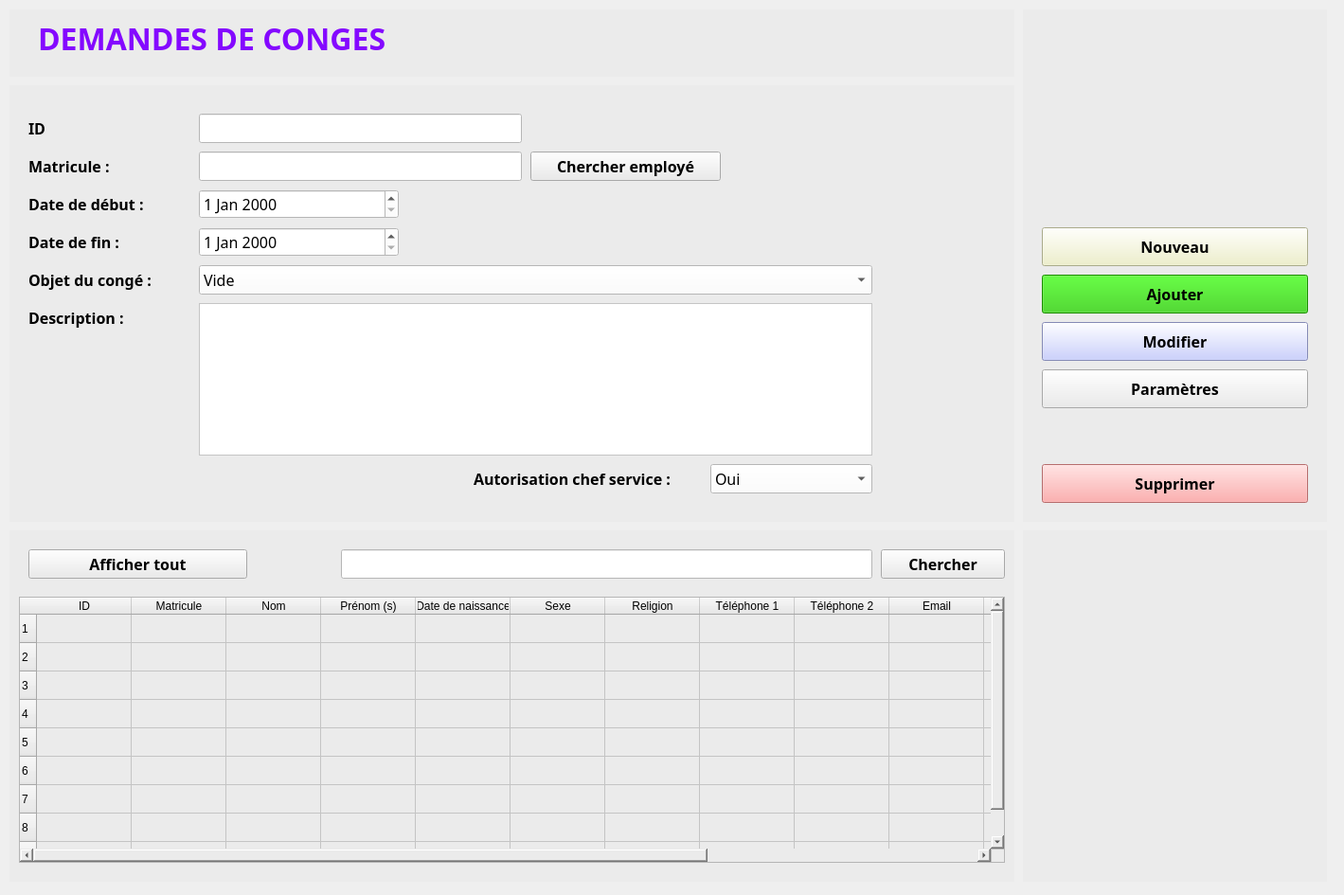
<?xml version="1.0" encoding="UTF-8"?>
<ui version="4.0">
 <class>MenuDemandeConge</class>
 <widget class="QWidget" name="MenuDemandeConge">
  <property name="geometry">
   <rect>
    <x>0</x>
    <y>0</y>
    <width>1419</width>
    <height>945</height>
   </rect>
  </property>
  <property name="windowTitle">
   <string>Form</string>
  </property>
  <widget class="QFrame" name="frame_top">
   <property name="geometry">
    <rect>
     <x>10</x>
     <y>10</y>
     <width>1061</width>
     <height>71</height>
    </rect>
   </property>
   <property name="font">
    <font>
     <family>Corbel</family>
     <pointsize>24</pointsize>
     <weight>75</weight>
     <bold>true</bold>
    </font>
   </property>
   <property name="styleSheet">
    <string notr="true">background-color: rgb(235, 235, 235);</string>
   </property>
   <property name="frameShape">
    <enum>QFrame::NoFrame</enum>
   </property>
   <widget class="QLabel" name="label">
    <property name="geometry">
     <rect>
      <x>30</x>
      <y>10</y>
      <width>751</width>
      <height>41</height>
     </rect>
    </property>
    <property name="font">
     <font>
      <family>Corbel</family>
      <pointsize>24</pointsize>
      <weight>75</weight>
      <bold>true</bold>
     </font>
    </property>
    <property name="focusPolicy">
     <enum>Qt::NoFocus</enum>
    </property>
    <property name="styleSheet">
     <string notr="true">color: rgb(132, 8, 255);</string>
    </property>
    <property name="text">
     <string>DEMANDES DE CONGES</string>
    </property>
   </widget>
  </widget>
  <widget class="QFrame" name="frame_body">
   <property name="geometry">
    <rect>
     <x>10</x>
     <y>90</y>
     <width>1061</width>
     <height>461</height>
    </rect>
   </property>
   <property name="font">
    <font>
     <family>Corbel</family>
     <pointsize>12</pointsize>
     <weight>75</weight>
     <bold>true</bold>
    </font>
   </property>
   <property name="styleSheet">
    <string notr="true">background-color: rgb(235, 235, 235);</string>
   </property>
   <property name="frameShape">
    <enum>QFrame::NoFrame</enum>
   </property>
   <widget class="QLabel" name="label_2">
    <property name="geometry">
     <rect>
      <x>20</x>
      <y>190</y>
      <width>141</width>
      <height>31</height>
     </rect>
    </property>
    <property name="font">
     <font>
      <family>Corbel</family>
      <pointsize>12</pointsize>
      <weight>75</weight>
      <bold>true</bold>
     </font>
    </property>
    <property name="text">
     <string>Objet du congé :</string>
    </property>
   </widget>
   <widget class="QLabel" name="label_3">
    <property name="geometry">
     <rect>
      <x>20</x>
      <y>230</y>
      <width>121</width>
      <height>31</height>
     </rect>
    </property>
    <property name="font">
     <font>
      <family>Corbel</family>
      <pointsize>12</pointsize>
      <weight>75</weight>
      <bold>true</bold>
     </font>
    </property>
    <property name="text">
     <string>Description :</string>
    </property>
   </widget>
   <widget class="QLabel" name="label_4">
    <property name="geometry">
     <rect>
      <x>20</x>
      <y>110</y>
      <width>191</width>
      <height>31</height>
     </rect>
    </property>
    <property name="font">
     <font>
      <family>Corbel</family>
      <pointsize>12</pointsize>
      <weight>75</weight>
      <bold>true</bold>
     </font>
    </property>
    <property name="text">
     <string>Date de début :</string>
    </property>
   </widget>
   <widget class="QDateEdit" name="dateEdit_date_debut">
    <property name="geometry">
     <rect>
      <x>200</x>
      <y>110</y>
      <width>211</width>
      <height>31</height>
     </rect>
    </property>
    <property name="font">
     <font>
      <family>Corbel</family>
      <pointsize>12</pointsize>
      <weight>50</weight>
      <bold>false</bold>
     </font>
    </property>
    <property name="styleSheet">
     <string notr="true">background-color: rgb(255, 255, 255);</string>
    </property>
   </widget>
   <widget class="QComboBox" name="comboBox_objet_conge">
    <property name="geometry">
     <rect>
      <x>200</x>
      <y>190</y>
      <width>711</width>
      <height>31</height>
     </rect>
    </property>
    <property name="font">
     <font>
      <family>Corbel</family>
      <pointsize>12</pointsize>
      <weight>50</weight>
      <bold>false</bold>
     </font>
    </property>
    <property name="styleSheet">
     <string notr="true">background-color: rgb(255, 255, 255);</string>
    </property>
    <item>
     <property name="text">
      <string>Vide</string>
     </property>
    </item>
   </widget>
   <widget class="QLineEdit" name="lineEdit_matricule">
    <property name="geometry">
     <rect>
      <x>200</x>
      <y>70</y>
      <width>341</width>
      <height>31</height>
     </rect>
    </property>
    <property name="font">
     <font>
      <family>Corbel</family>
      <pointsize>12</pointsize>
      <weight>50</weight>
      <bold>false</bold>
     </font>
    </property>
    <property name="styleSheet">
     <string notr="true">background-color: rgb(255, 255, 255);
border-color: rgb(0, 0, 0);</string>
    </property>
   </widget>
   <widget class="QLabel" name="label_12">
    <property name="geometry">
     <rect>
      <x>20</x>
      <y>70</y>
      <width>121</width>
      <height>31</height>
     </rect>
    </property>
    <property name="font">
     <font>
      <family>Corbel</family>
      <pointsize>12</pointsize>
      <weight>75</weight>
      <bold>true</bold>
     </font>
    </property>
    <property name="text">
     <string>Matricule :</string>
    </property>
   </widget>
   <widget class="QLabel" name="label_14">
    <property name="geometry">
     <rect>
      <x>20</x>
      <y>30</y>
      <width>81</width>
      <height>31</height>
     </rect>
    </property>
    <property name="font">
     <font>
      <family>Corbel</family>
      <pointsize>12</pointsize>
      <weight>75</weight>
      <bold>true</bold>
     </font>
    </property>
    <property name="text">
     <string>ID</string>
    </property>
   </widget>
   <widget class="QLineEdit" name="lineEdit_id">
    <property name="enabled">
     <bool>false</bool>
    </property>
    <property name="geometry">
     <rect>
      <x>200</x>
      <y>30</y>
      <width>341</width>
      <height>31</height>
     </rect>
    </property>
    <property name="font">
     <font>
      <family>Corbel</family>
      <pointsize>12</pointsize>
      <weight>50</weight>
      <bold>false</bold>
     </font>
    </property>
    <property name="styleSheet">
     <string notr="true">background-color: rgb(255, 255, 255);
border-color: rgb(0, 0, 0);</string>
    </property>
    <property name="text">
     <string/>
    </property>
   </widget>
   <widget class="QTextEdit" name="textEdit_description">
    <property name="geometry">
     <rect>
      <x>200</x>
      <y>230</y>
      <width>711</width>
      <height>161</height>
     </rect>
    </property>
    <property name="styleSheet">
     <string notr="true">background-color: rgb(255, 255, 255);</string>
    </property>
   </widget>
   <widget class="QLabel" name="label_15">
    <property name="geometry">
     <rect>
      <x>20</x>
      <y>150</y>
      <width>191</width>
      <height>31</height>
     </rect>
    </property>
    <property name="font">
     <font>
      <family>Corbel</family>
      <pointsize>12</pointsize>
      <weight>75</weight>
      <bold>true</bold>
     </font>
    </property>
    <property name="text">
     <string>Date de fin :</string>
    </property>
   </widget>
   <widget class="QDateEdit" name="dateEdit_date_fin">
    <property name="geometry">
     <rect>
      <x>200</x>
      <y>150</y>
      <width>211</width>
      <height>31</height>
     </rect>
    </property>
    <property name="font">
     <font>
      <family>Corbel</family>
      <pointsize>12</pointsize>
      <weight>50</weight>
      <bold>false</bold>
     </font>
    </property>
    <property name="styleSheet">
     <string notr="true">background-color: rgb(255, 255, 255);</string>
    </property>
   </widget>
   <widget class="QLabel" name="label_5">
    <property name="geometry">
     <rect>
      <x>490</x>
      <y>400</y>
      <width>251</width>
      <height>31</height>
     </rect>
    </property>
    <property name="font">
     <font>
      <family>Corbel</family>
      <pointsize>12</pointsize>
      <weight>75</weight>
      <bold>true</bold>
     </font>
    </property>
    <property name="text">
     <string>Autorisation chef service :</string>
    </property>
   </widget>
   <widget class="QComboBox" name="comboBox_autorisation_chefservice">
    <property name="geometry">
     <rect>
      <x>740</x>
      <y>400</y>
      <width>171</width>
      <height>31</height>
     </rect>
    </property>
    <property name="font">
     <font>
      <family>Corbel</family>
      <pointsize>12</pointsize>
      <weight>50</weight>
      <bold>false</bold>
     </font>
    </property>
    <property name="styleSheet">
     <string notr="true">background-color: rgb(255, 255, 255);</string>
    </property>
    <item>
     <property name="text">
      <string>Oui</string>
     </property>
    </item>
    <item>
     <property name="text">
      <string>Non</string>
     </property>
    </item>
   </widget>
   <widget class="QPushButton" name="pushButton_chercher_employe">
    <property name="geometry">
     <rect>
      <x>550</x>
      <y>70</y>
      <width>201</width>
      <height>31</height>
     </rect>
    </property>
    <property name="font">
     <font>
      <family>Corbel</family>
      <pointsize>12</pointsize>
      <weight>75</weight>
      <bold>true</bold>
     </font>
    </property>
    <property name="text">
     <string>Chercher employé</string>
    </property>
   </widget>
  </widget>
  <widget class="QFrame" name="frame_bottom">
   <property name="geometry">
    <rect>
     <x>10</x>
     <y>560</y>
     <width>1061</width>
     <height>371</height>
    </rect>
   </property>
   <property name="font">
    <font>
     <family>Corbel</family>
     <pointsize>12</pointsize>
     <weight>75</weight>
     <bold>true</bold>
    </font>
   </property>
   <property name="styleSheet">
    <string notr="true">background-color: rgb(235, 235, 235);</string>
   </property>
   <property name="frameShape">
    <enum>QFrame::NoFrame</enum>
   </property>
   <widget class="QTableWidget" name="tableWidget_affichage">
    <property name="geometry">
     <rect>
      <x>10</x>
      <y>70</y>
      <width>1041</width>
      <height>281</height>
     </rect>
    </property>
    <row>
     <property name="text">
      <string>1</string>
     </property>
    </row>
    <row>
     <property name="text">
      <string>2</string>
     </property>
    </row>
    <row>
     <property name="text">
      <string>3</string>
     </property>
    </row>
    <row>
     <property name="text">
      <string>4</string>
     </property>
    </row>
    <row>
     <property name="text">
      <string>5</string>
     </property>
    </row>
    <row>
     <property name="text">
      <string>6</string>
     </property>
    </row>
    <row>
     <property name="text">
      <string>7</string>
     </property>
    </row>
    <row>
     <property name="text">
      <string>8</string>
     </property>
    </row>
    <row>
     <property name="text">
      <string>10</string>
     </property>
    </row>
    <column>
     <property name="text">
      <string>ID</string>
     </property>
    </column>
    <column>
     <property name="text">
      <string>Matricule</string>
     </property>
    </column>
    <column>
     <property name="text">
      <string>Nom</string>
     </property>
    </column>
    <column>
     <property name="text">
      <string>Prénom (s)</string>
     </property>
    </column>
    <column>
     <property name="text">
      <string>Date de naissance</string>
     </property>
    </column>
    <column>
     <property name="text">
      <string>Sexe</string>
     </property>
    </column>
    <column>
     <property name="text">
      <string>Religion</string>
     </property>
    </column>
    <column>
     <property name="text">
      <string>Téléphone 1</string>
     </property>
    </column>
    <column>
     <property name="text">
      <string>Téléphone 2</string>
     </property>
    </column>
    <column>
     <property name="text">
      <string>Email</string>
     </property>
    </column>
    <column>
     <property name="text">
      <string>Adresse</string>
     </property>
    </column>
    <column>
     <property name="text">
      <string>Photo</string>
     </property>
    </column>
    <column>
     <property name="text">
      <string>Date création</string>
     </property>
    </column>
    <column>
     <property name="text">
      <string>Date modification</string>
     </property>
    </column>
   </widget>
   <widget class="QLineEdit" name="lineEdit_chercher">
    <property name="geometry">
     <rect>
      <x>350</x>
      <y>20</y>
      <width>561</width>
      <height>31</height>
     </rect>
    </property>
    <property name="font">
     <font>
      <family>Corbel</family>
      <pointsize>12</pointsize>
      <weight>50</weight>
      <bold>false</bold>
     </font>
    </property>
    <property name="styleSheet">
     <string notr="true">background-color: rgb(255, 255, 255);
border-color: rgb(0, 0, 0);</string>
    </property>
   </widget>
   <widget class="QPushButton" name="pushButton_chercher">
    <property name="geometry">
     <rect>
      <x>920</x>
      <y>20</y>
      <width>131</width>
      <height>31</height>
     </rect>
    </property>
    <property name="font">
     <font>
      <family>Corbel</family>
      <pointsize>12</pointsize>
      <weight>75</weight>
      <bold>true</bold>
     </font>
    </property>
    <property name="text">
     <string>Chercher</string>
    </property>
   </widget>
   <widget class="QPushButton" name="pushButton_afficher_tout">
    <property name="geometry">
     <rect>
      <x>20</x>
      <y>20</y>
      <width>231</width>
      <height>31</height>
     </rect>
    </property>
    <property name="font">
     <font>
      <family>Corbel</family>
      <pointsize>12</pointsize>
      <weight>75</weight>
      <bold>true</bold>
     </font>
    </property>
    <property name="text">
     <string>Afficher tout</string>
    </property>
   </widget>
  </widget>
  <widget class="QFrame" name="frame_side">
   <property name="geometry">
    <rect>
     <x>1080</x>
     <y>10</y>
     <width>321</width>
     <height>541</height>
    </rect>
   </property>
   <property name="font">
    <font>
     <family>Corbel</family>
     <pointsize>12</pointsize>
     <weight>75</weight>
     <bold>true</bold>
    </font>
   </property>
   <property name="styleSheet">
    <string notr="true">background-color: rgb(235, 235, 235);</string>
   </property>
   <property name="frameShape">
    <enum>QFrame::NoFrame</enum>
   </property>
   <widget class="QPushButton" name="pushButton_ajouter">
    <property name="geometry">
     <rect>
      <x>20</x>
      <y>280</y>
      <width>281</width>
      <height>41</height>
     </rect>
    </property>
    <property name="font">
     <font>
      <family>Corbel</family>
      <pointsize>12</pointsize>
      <weight>75</weight>
      <bold>true</bold>
     </font>
    </property>
    <property name="styleSheet">
     <string notr="true">background-color: rgb(36, 198, 0);</string>
    </property>
    <property name="text">
     <string>Ajouter</string>
    </property>
   </widget>
   <widget class="QPushButton" name="pushButton_supprimer">
    <property name="geometry">
     <rect>
      <x>20</x>
      <y>480</y>
      <width>281</width>
      <height>41</height>
     </rect>
    </property>
    <property name="font">
     <font>
      <family>Corbel</family>
      <pointsize>12</pointsize>
      <weight>75</weight>
      <bold>true</bold>
     </font>
    </property>
    <property name="styleSheet">
     <string notr="true">background-color: rgb(255, 152, 152);</string>
    </property>
    <property name="text">
     <string>Supprimer</string>
    </property>
   </widget>
   <widget class="QLabel" name="label_13">
    <property name="geometry">
     <rect>
      <x>20</x>
      <y>10</y>
      <width>281</width>
      <height>151</height>
     </rect>
    </property>
    <property name="text">
     <string/>
    </property>
    <property name="pixmap">
     <pixmap>images/logos/XGEOSOFT.png</pixmap>
    </property>
    <property name="scaledContents">
     <bool>true</bool>
    </property>
   </widget>
   <widget class="QPushButton" name="pushButton_parametres">
    <property name="geometry">
     <rect>
      <x>20</x>
      <y>380</y>
      <width>281</width>
      <height>41</height>
     </rect>
    </property>
    <property name="font">
     <font>
      <family>Corbel</family>
      <pointsize>12</pointsize>
      <weight>75</weight>
      <bold>true</bold>
     </font>
    </property>
    <property name="text">
     <string>Paramètres</string>
    </property>
   </widget>
   <widget class="QPushButton" name="pushButton_nouveau">
    <property name="geometry">
     <rect>
      <x>20</x>
      <y>230</y>
      <width>281</width>
      <height>41</height>
     </rect>
    </property>
    <property name="font">
     <font>
      <family>Corbel</family>
      <pointsize>12</pointsize>
      <weight>75</weight>
      <bold>true</bold>
     </font>
    </property>
    <property name="styleSheet">
     <string notr="true">background-color: rgb(238, 240, 195);</string>
    </property>
    <property name="text">
     <string>Nouveau</string>
    </property>
   </widget>
   <widget class="QPushButton" name="pushButton_modifier">
    <property name="geometry">
     <rect>
      <x>20</x>
      <y>330</y>
      <width>281</width>
      <height>41</height>
     </rect>
    </property>
    <property name="font">
     <font>
      <family>Corbel</family>
      <pointsize>12</pointsize>
      <weight>75</weight>
      <bold>true</bold>
     </font>
    </property>
    <property name="styleSheet">
     <string notr="true">background-color: rgb(188, 195, 255);</string>
    </property>
    <property name="text">
     <string>Modifier</string>
    </property>
   </widget>
  </widget>
  <widget class="QFrame" name="frame_side_2">
   <property name="geometry">
    <rect>
     <x>1080</x>
     <y>560</y>
     <width>321</width>
     <height>371</height>
    </rect>
   </property>
   <property name="font">
    <font>
     <family>Corbel</family>
     <pointsize>12</pointsize>
     <weight>75</weight>
     <bold>true</bold>
    </font>
   </property>
   <property name="styleSheet">
    <string notr="true">background-color: rgb(235, 235, 235);</string>
   </property>
   <property name="frameShape">
    <enum>QFrame::NoFrame</enum>
   </property>
  </widget>
 </widget>
 <resources/>
 <connections/>
</ui>
